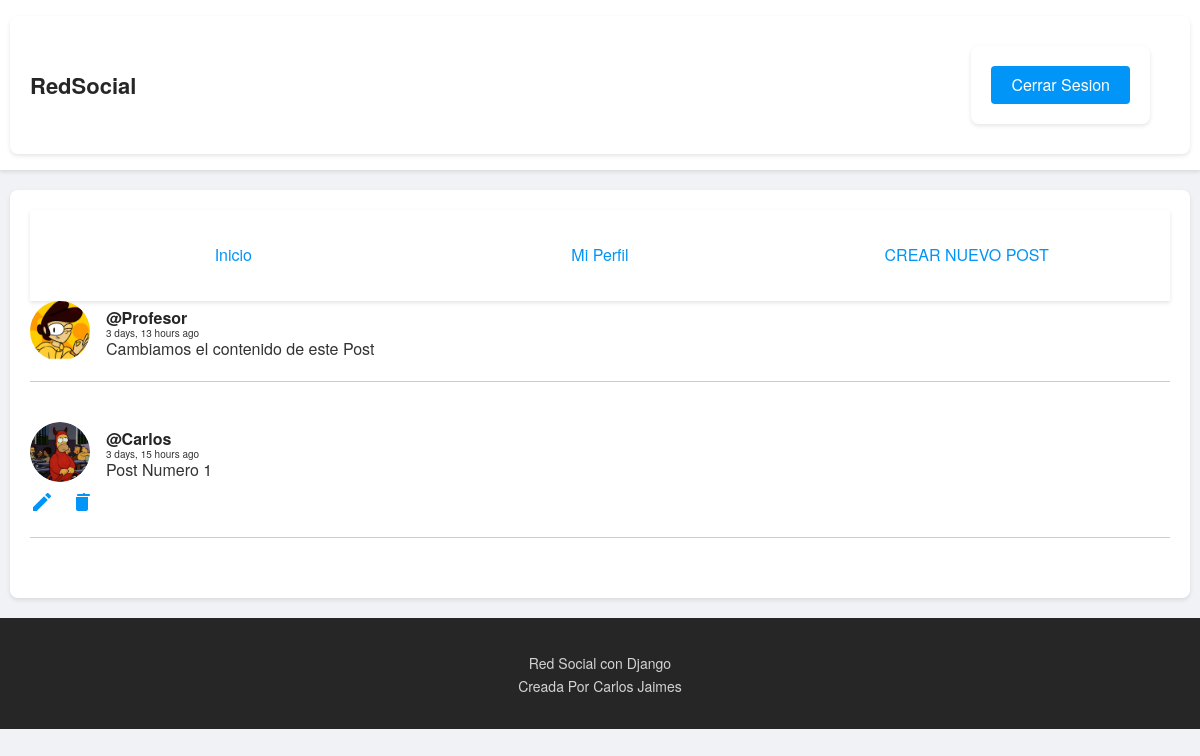
Before: / (signed in) with the older database file.
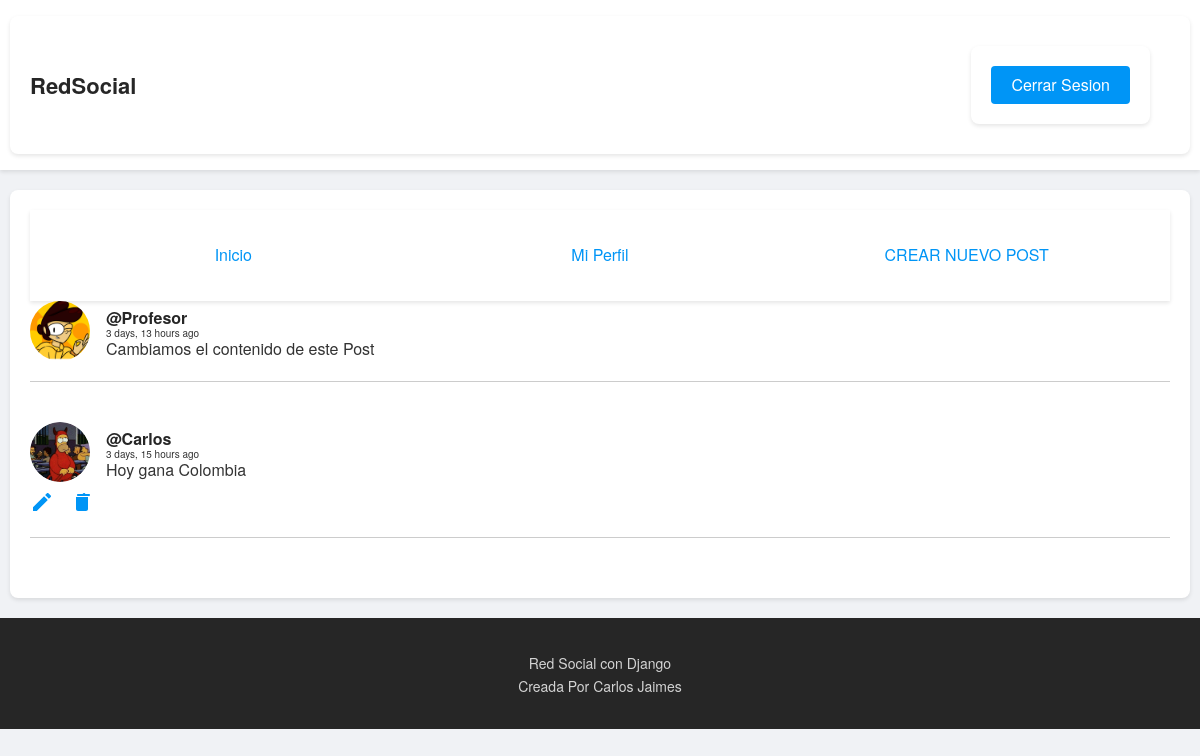
After: the same page with the newer database file.
### social/models.py (models this page shows, shortened)
class Post(models.Model):
	user = models.ForeignKey(User, on_delete=models.CASCADE, related_name='posts')
	timestamp = models.DateTimeField(default=timezone.now)
	content = models.TextField()
	class Meta:
		ordering = ['-timestamp']

class Profile(models.Model):
    user = models.OneToOneField(User, on_delete=models.CASCADE)
    image = models.ImageField(default='batman.png', upload_to='profile_images')

### social/views.py (the view)
# urls.py: path('', views.feed, name='feed'),
@login_required
def feed(request):
    posts = Post.objects.all().order_by('-timestamp')
    return render(request, 'social/feed.html', {'posts': posts})

### social/templates/social/feed.html (shortened to what this page needs)
{% extends 'social/layout.html' %}
{% load humanize %}
{% block content %}
{% for post in posts %}
<article>
    <div class="container-article">
        <img src="{{ post.user.profile.image.url }}">
        <div>
            <h2 class="username"><a href="{% url 'profile' post.user.username %}">@{{ post.user.username }}</a></h2>
            <time data-time="#">{{ post.timestamp|naturaltime }}</time>
            <div class="post">{{ post.content }}</div>
        </div>
    </div>
    {% if request.user == post.user %}
    <div class="post-actions">
        <a href="{% url 'edit_post' post.id %}" title="Edit">
            <svg width="24" height="24" viewBox="0 0 24 24" fill="none" xmlns="http://www.w3.org/2000/svg">
                <path d="M3 17.25V21H6.75L17.81 9.94L14.06 6.19L3 17.25ZM20.71 7.04C21.1 6.65 21.1 6 20.71 5.61L18.39 3.29C18 2.9 17.35 2.9 16.96 3.29L15.13 5.12L18.88 8.87L20.71 7.04Z" fill="currentColor"/>
            </svg>
        </a>
        <a href="{% url 'delete_post' post.id %}" title="Delete">
        </a>
    </div>
    {% endif %}
</article>
{% endfor %}
{% endblock %}

### social/templates/social/layout.html (shortened to what this page needs)
<!DOCTYPE html>
{% load static %}
<html>
<head>
    <link rel="stylesheet" type="text/css" href="{% static 'normalize.css' %}">
    <link rel="stylesheet" type="text/css" href="{% static 'style.css' %}">
</head>
<body>
    <header class="main-head">
        <nav class="main">
            <h1 id="logo">RedSocial</h1>
            <ul>
                {% if request.user.is_authenticated %}
                <li>
                    <form id="logout-form" method="post" action="{% url 'logout' %}">
                        <button type="submit">Cerrar Sesion</button>
                    </form>
                </li>
                {% else %}
                <li><a href="{% url 'register' %}">Registrarse</a></li>
                <li><a href="{% url 'login' %}">Iniciar Sesion</a></li>
                {% endif %}
            </ul>
        </nav>
    </header>
    <div class="main">
        <nav class="second-nav">
            <a class="feed" href="{% url 'feed' %}">Inicio</a>
            {% if request.user.is_authenticated %}
            <a class="profile" href="{% url 'profile' request.user.username %}">Mi Perfil</a>
            <a class="new" href="{% url 'post' %}">Crear nuevo post</a>
            {% endif %}
        </nav>
        {% block content %}
        {% endblock content %}
    </div>
    <footer>
        <div class="row">
            <p>Red Social con Django<br>Creada Por Carlos Jaimes</p>
        </div>
    </footer>
</body>
</html>

### social/static/style.css (style rules this page uses)
body { background: #f0f2f5; font-family: 'Helvetica Neue', Arial, sans-serif; color: #333; margin: 0; padding: 0; }
html { font-size: 62.5%; }
h1, h2, h5 { margin: 0; }
h1 { font-size: 2.8rem; font-weight: 700; color: #262626; }
h2 { font-size: 2.2rem; font-weight: 600; color: #262626; }
p { font-size: 1.6rem; line-height: 1.6; margin-bottom: 1.2rem; }
button { font-size: 1.6rem; color: white; padding: 1rem 2rem; border: none; background: #0095f6; border-radius: 4px; cursor: pointer; transition: background-color 0.3s ease; }
img { max-width: 100%; height: auto; display: block; }
a { font-size: 1.6rem; text-decoration: none; color: #0095f6; transition: color 0.3s ease; }
.main-head { background: #ffffff; color: #262626; box-shadow: 0 2px 4px rgba(0, 0, 0, 0.1); padding: 1.6rem 0; }
nav.main { display: flex; justify-content: space-between; align-items: center; width: 95%; margin: auto; }
nav.main ul { list-style: none; display: flex; align-items: center; }
nav.main ul li { margin-right: 2rem; }
#logo { font-size: 2.2rem; font-weight: 700; color: #262626; }
.main { background: #ffffff; width: 95%; max-width: 1200px; margin: 2rem auto; border-radius: 8px; box-shadow: 0 2px 4px rgba(0, 0, 0, 0.1); padding: 2rem; }
.second-nav { display: flex; justify-content: space-between; align-items: center; padding: 1.6rem 2rem; background: #ffffff; box-shadow: 0 2px 4px rgba(0, 0, 0, 0.1); }
.second-nav .feed, .second-nav .profile, .second-nav .new { flex: 1; text-align: center; }
.second-nav .new { text-transform: uppercase; color: #0095f6; }
article { margin-bottom: 4rem; padding-bottom: 2rem; border-bottom: 1px solid #ccc; }
.container-article { display: flex; align-items: center; }
.container-article img { height: 60px; width: 60px; margin-right: 1.6rem; border-radius: 50%; }
.username a { font-size: 1.6rem; font-weight: 600; color: #262626; }
.post { font-size: 1.6rem; color: #333; }
.profile { display: flex; align-items: center; flex-direction: column; margin: 2rem 0; }
form { margin: 0; padding: 2rem; font-size: 1.6rem; background: #ffffff; border-radius: 8px; box-shadow: 0 2px 4px rgba(0, 0, 0, 0.1); }
footer { background: #262626; color: #fff; text-align: center; padding: 2rem 0; }
footer p { font-size: 1.4rem; opacity: 0.8; }
.post-actions { display: flex; align-items: center; margin-top: 8px; }
.post-actions a { margin-right: 16px; display: inline-block; color: #0095f6; }

Changed rows visible on the page:
changed Post "Carlos": content "Post Numero 1" → "Hoy gana Colombia"
